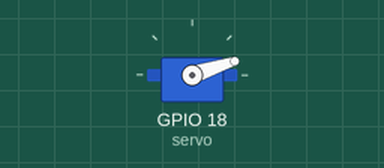
Simulated run of this program. Board: Raspberry Pi (BCM pin numbers). Shown: servo. Servo angles are drawn from the pulse width (0.5 ms = 0°, 2.5 ms = 180°); what the program prints to the terminal is not drawn.

Above: at 0.05 s.
At 2.05 s:
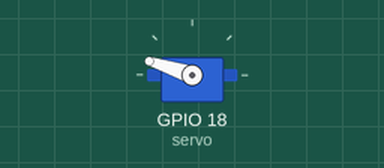
At 4.0 s:
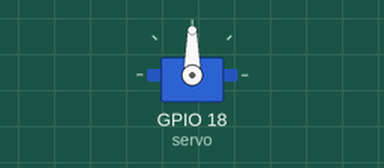
Timing chart, 0 to 5.2 s (numbered marks = the images above):
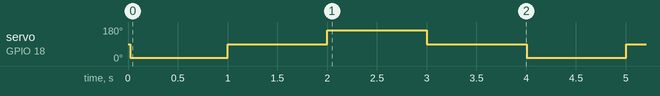

The program:

servo_gpiozero_3.py
```python
# Beispiel mit AngularServo und PiGPIOFactory aus der gpiozero library

print("Daemon pigpiod is not supported on Raspberry Pi 5.\n"
      "Daemon and Python module has been removed from Debian Trixi.\n"
      "To install it:\n"
      "- sudo apt update\n"
      "- sudo apt install python3-pigpio pigpio\n"
      "- sudo systemctl start pigpiod\n")

from gpiozero.pins.pigpio import PiGPIOFactory
from gpiozero import AngularServo
from time import sleep

factory = PiGPIOFactory()
# Dreht nur im Winkel von 90 Grad
#servo = AngularServo(18, min_angle=-90, max_angle=90, pin_factory=factory)
servo = AngularServo(18,
                     min_angle=-90,
                     max_angle=90,
                     min_pulse_width=0.0007,
                     max_pulse_width=0.0023,
                     pin_factory=factory)

print("Start turning...")
print("Press CTRL-C to stop.")

try:
    while True:
        servo.angle= -90
        sleep(1)
        servo.angle = 0
        sleep(1)
        servo.angle = 90
        sleep(1)
        servo.angle = 0
        sleep(1)
except KeyboardInterrupt:
    servo.angle = 0
    servo = None

print("Done!")
```

Measured:
- by itself, servo on GPIO 18 (servo): repeats every 4.0 s: 90° 1.0 s, 162° 1.0 s, 90° 1.0 s, 18° 1.0 s
